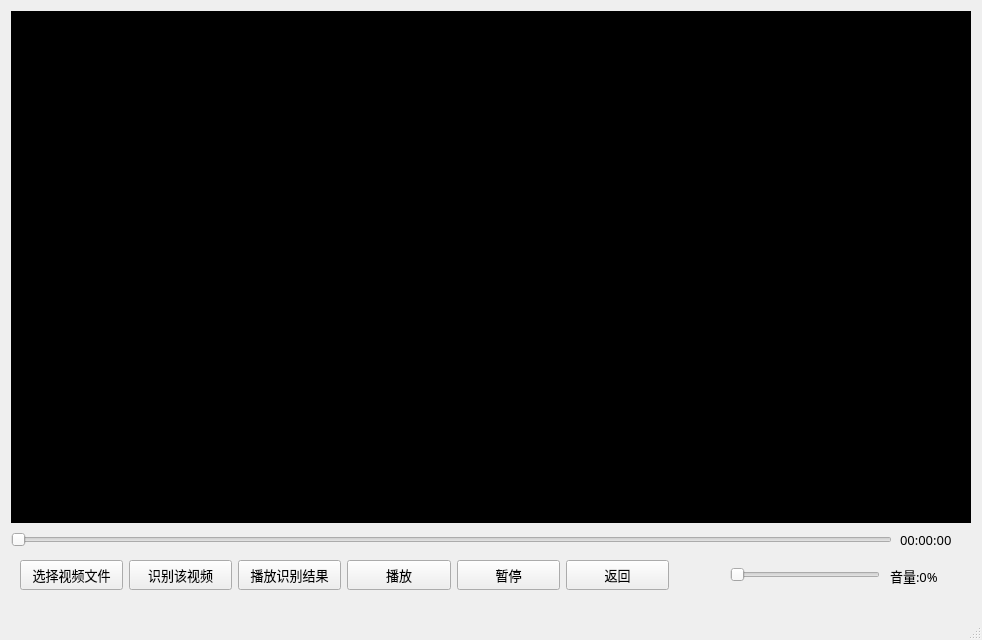
<?xml version="1.0" encoding="UTF-8"?>
<ui version="4.0">
 <class>MainWindow</class>
 <widget class="QMainWindow" name="MainWindow">
  <property name="geometry">
   <rect>
    <x>0</x>
    <y>0</y>
    <width>982</width>
    <height>640</height>
   </rect>
  </property>
  <property name="minimumSize">
   <size>
    <width>982</width>
    <height>640</height>
   </size>
  </property>
  <property name="maximumSize">
   <size>
    <width>982</width>
    <height>640</height>
   </size>
  </property>
  <property name="windowTitle">
   <string>MainWindow</string>
  </property>
  <widget class="QWidget" name="centralwidget">
   <widget class="myVideoWidget" name="wgt_video" native="true">
    <property name="geometry">
     <rect>
      <x>11</x>
      <y>11</y>
      <width>960</width>
      <height>512</height>
     </rect>
    </property>
    <property name="minimumSize">
     <size>
      <width>960</width>
      <height>512</height>
     </size>
    </property>
    <property name="maximumSize">
     <size>
      <width>960</width>
      <height>16777215</height>
     </size>
    </property>
    <property name="palette">
     <palette>
      <active>
       <colorrole role="Base">
        <brush brushstyle="SolidPattern">
         <color alpha="255">
          <red>255</red>
          <green>255</green>
          <blue>255</blue>
         </color>
        </brush>
       </colorrole>
       <colorrole role="Window">
        <brush brushstyle="SolidPattern">
         <color alpha="255">
          <red>0</red>
          <green>0</green>
          <blue>0</blue>
         </color>
        </brush>
       </colorrole>
      </active>
      <inactive>
       <colorrole role="Base">
        <brush brushstyle="SolidPattern">
         <color alpha="255">
          <red>255</red>
          <green>255</green>
          <blue>255</blue>
         </color>
        </brush>
       </colorrole>
       <colorrole role="Window">
        <brush brushstyle="SolidPattern">
         <color alpha="255">
          <red>0</red>
          <green>0</green>
          <blue>0</blue>
         </color>
        </brush>
       </colorrole>
      </inactive>
      <disabled>
       <colorrole role="Base">
        <brush brushstyle="SolidPattern">
         <color alpha="255">
          <red>0</red>
          <green>0</green>
          <blue>0</blue>
         </color>
        </brush>
       </colorrole>
       <colorrole role="Window">
        <brush brushstyle="SolidPattern">
         <color alpha="255">
          <red>0</red>
          <green>0</green>
          <blue>0</blue>
         </color>
        </brush>
       </colorrole>
      </disabled>
     </palette>
    </property>
    <property name="autoFillBackground">
     <bool>true</bool>
    </property>
   </widget>
   <widget class="myVideoSlider" name="sld_video">
    <property name="geometry">
     <rect>
      <x>11</x>
      <y>530</y>
      <width>881</width>
      <height>20</height>
     </rect>
    </property>
    <property name="minimumSize">
     <size>
      <width>410</width>
      <height>0</height>
     </size>
    </property>
    <property name="maximumSize">
     <size>
      <width>16777215</width>
      <height>20</height>
     </size>
    </property>
    <property name="maximum">
     <number>100</number>
    </property>
    <property name="orientation">
     <enum>Qt::Horizontal</enum>
    </property>
   </widget>
   <widget class="QLabel" name="lab_video">
    <property name="geometry">
     <rect>
      <x>900</x>
      <y>529</y>
      <width>71</width>
      <height>21</height>
     </rect>
    </property>
    <property name="maximumSize">
     <size>
      <width>16777215</width>
      <height>50</height>
     </size>
    </property>
    <property name="font">
     <font>
      <family>黑体</family>
      <pointsize>10</pointsize>
     </font>
    </property>
    <property name="text">
     <string>00:00:00</string>
    </property>
   </widget>
   <widget class="QLabel" name="lab_audio">
    <property name="geometry">
     <rect>
      <x>890</x>
      <y>560</y>
      <width>81</width>
      <height>31</height>
     </rect>
    </property>
    <property name="font">
     <font>
      <family>黑体</family>
      <pointsize>10</pointsize>
     </font>
    </property>
    <property name="text">
     <string>音量:0%</string>
    </property>
   </widget>
   <widget class="QSlider" name="sld_audio">
    <property name="geometry">
     <rect>
      <x>730</x>
      <y>560</y>
      <width>150</width>
      <height>30</height>
     </rect>
    </property>
    <property name="minimumSize">
     <size>
      <width>100</width>
      <height>0</height>
     </size>
    </property>
    <property name="maximumSize">
     <size>
      <width>160</width>
      <height>30</height>
     </size>
    </property>
    <property name="value">
     <number>0</number>
    </property>
    <property name="orientation">
     <enum>Qt::Horizontal</enum>
    </property>
   </widget>
   <widget class="QWidget" name="">
    <property name="geometry">
     <rect>
      <x>20</x>
      <y>560</y>
      <width>649</width>
      <height>30</height>
     </rect>
    </property>
    <layout class="QHBoxLayout" name="horizontalLayout">
     <item>
      <widget class="QPushButton" name="btn_open">
       <property name="maximumSize">
        <size>
         <width>120</width>
         <height>30</height>
        </size>
       </property>
       <property name="font">
        <font>
         <family>黑体</family>
         <pointsize>10</pointsize>
        </font>
       </property>
       <property name="text">
        <string>选择视频文件</string>
       </property>
      </widget>
     </item>
     <item>
      <widget class="QPushButton" name="btn_recognize">
       <property name="maximumSize">
        <size>
         <width>120</width>
         <height>30</height>
        </size>
       </property>
       <property name="font">
        <font>
         <family>黑体</family>
         <pointsize>10</pointsize>
        </font>
       </property>
       <property name="text">
        <string>识别该视频</string>
       </property>
      </widget>
     </item>
     <item>
      <widget class="QPushButton" name="btn_result">
       <property name="maximumSize">
        <size>
         <width>120</width>
         <height>30</height>
        </size>
       </property>
       <property name="font">
        <font>
         <family>黑体</family>
         <pointsize>10</pointsize>
        </font>
       </property>
       <property name="text">
        <string>播放识别结果</string>
       </property>
      </widget>
     </item>
     <item>
      <widget class="QPushButton" name="btn_play">
       <property name="maximumSize">
        <size>
         <width>120</width>
         <height>30</height>
        </size>
       </property>
       <property name="font">
        <font>
         <family>黑体</family>
         <pointsize>10</pointsize>
        </font>
       </property>
       <property name="text">
        <string>播放</string>
       </property>
      </widget>
     </item>
     <item>
      <widget class="QPushButton" name="btn_stop">
       <property name="maximumSize">
        <size>
         <width>120</width>
         <height>30</height>
        </size>
       </property>
       <property name="font">
        <font>
         <family>黑体</family>
         <pointsize>10</pointsize>
        </font>
       </property>
       <property name="text">
        <string>暂停</string>
       </property>
      </widget>
     </item>
     <item>
      <widget class="QPushButton" name="btn_return">
       <property name="maximumSize">
        <size>
         <width>120</width>
         <height>30</height>
        </size>
       </property>
       <property name="font">
        <font>
         <family>黑体</family>
         <pointsize>10</pointsize>
        </font>
       </property>
       <property name="text">
        <string>返回</string>
       </property>
      </widget>
     </item>
    </layout>
   </widget>
  </widget>
  <widget class="QMenuBar" name="menubar">
   <property name="geometry">
    <rect>
     <x>0</x>
     <y>0</y>
     <width>982</width>
     <height>26</height>
    </rect>
   </property>
  </widget>
  <widget class="QStatusBar" name="statusbar"/>
 </widget>
 <customwidgets>
  <customwidget>
   <class>myVideoWidget</class>
   <extends>QWidget</extends>
   <header>myVideoWidget.h</header>
   <container>1</container>
  </customwidget>
  <customwidget>
   <class>myVideoSlider</class>
   <extends>QSlider</extends>
   <header>myvideoslider.h</header>
  </customwidget>
 </customwidgets>
 <resources/>
 <connections/>
</ui>
